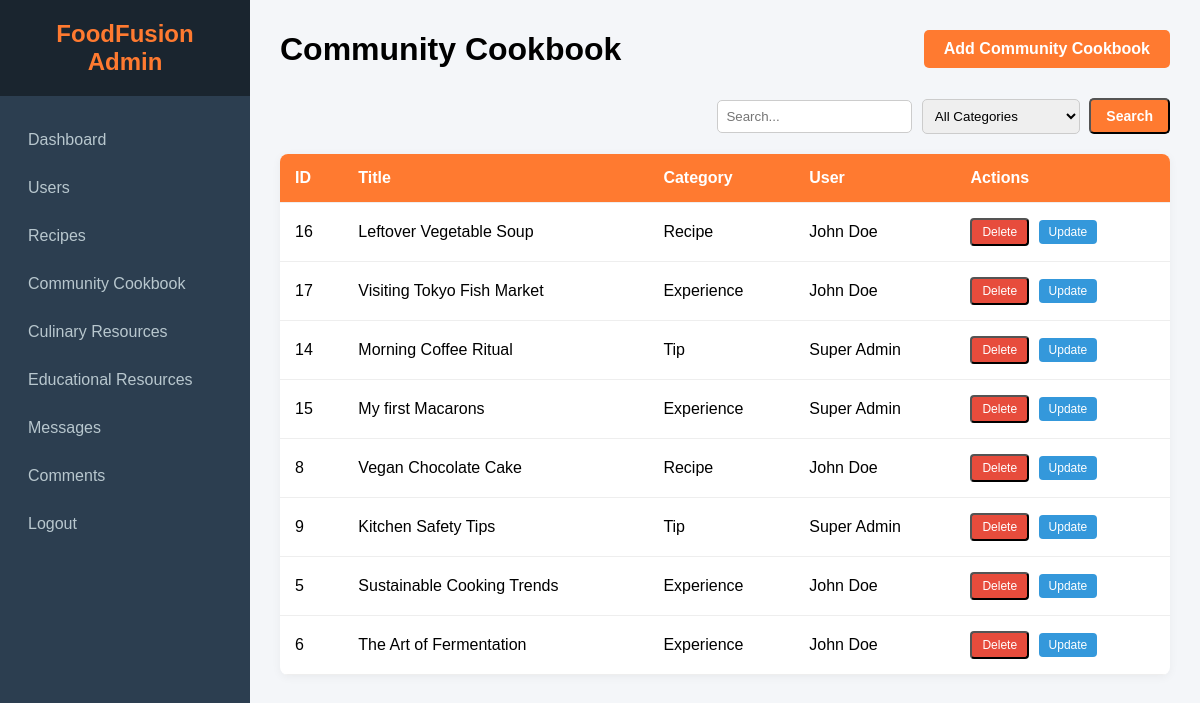
The page /admin/community_cookbook.php (signed in) on the database its author committed.
### tables this page shows
CREATE TABLE `community_cookbook` (
  `id` int(11) NOT NULL,
  `title` varchar(255) NOT NULL,
  `description` text NOT NULL,
  `category` enum('recipe','tip','experience') NOT NULL DEFAULT 'recipe',
  `ingredients` text DEFAULT NULL,
  `content` text DEFAULT NULL,
  `image` varchar(255) DEFAULT NULL,
  `user_id` int(11) DEFAULT NULL,
  `created_at` timestamp NOT NULL DEFAULT current_timestamp()
);

CREATE TABLE `users` (
  `id` int(11) NOT NULL,
  `first_name` varchar(100) NOT NULL,
  `last_name` varchar(100) NOT NULL,
  `email` varchar(255) NOT NULL,
  `password` text NOT NULL,
  `type` varchar(100) DEFAULT 'user',
  `created_at` timestamp NOT NULL DEFAULT current_timestamp()
);

### admin/community_cookbook.php (the view, shortened to what this page needs)
<?php
include("../database/config.php");
?>
<!DOCTYPE html>
<html lang="en">
<head>
    <link rel="stylesheet" href="../css/admin.css">
</head>
<body class="admin-body">
    <?php include("sidebar.php"); ?>
    <div class="main-content">
        <div class="admin-header">
            <h1>Community Cookbook</h1>
            <a href="community_cookbook_create.php" class="admin-btn">Add Community Cookbook</a>
        </div>
        <div style="margin-bottom: 20px; text-align: right;">
            <form method="GET" action="community_cookbook.php" style="display: inline-block;">
                <input type="text" name="search" placeholder="Search..." value="<?php echo isset($_GET['search']) ? htmlspecialchars($_GET['search']) : ''; ?>" style="padding: 8px; margin-right: 5px; border-radius: 5px; border: 1px solid #ccc;">
                <select name="category" style="padding: 8px; margin-right: 5px; border-radius: 5px; border: 1px solid #ccc;">
                    <option value="">All Categories</option>
                </select>
                <button type="submit" class="admin-btn" style="padding: 8px 15px; font-size: 14px;">Search</button>
            </form>
        </div>
        <table class="admin-table">
            <thead>
                <tr>
                    <th>ID</th>
                    <th>Title</th>
                    <th>Category</th>
                    <th>User</th>
                    <th>Actions</th>
                </tr>
            </thead>
            <tbody>
                <?php
                $sql = "SELECT community_cookbook.*, users.first_name, users.last_name FROM community_cookbook LEFT JOIN users ON community_cookbook.user_id = users.id";
                $sql .= " ORDER BY community_cookbook.created_at DESC";
                $result = $connection->query($sql);
                if ($result && $result->num_rows > 0) {
                    while($row = $result->fetch_assoc()) {
                        $user_name = $row['first_name'] ? htmlspecialchars($row['first_name'] . ' ' . $row['last_name']) : 'Unknown';
                        echo "<tr>";
                        echo "<td>" . $row['id'] . "</td>";
                        echo "<td>" . $row['title'] . "</td>";
                        echo "<td>" . ucfirst($row['category']) . "</td>";
                        echo "<td>" . $user_name . "</td>";
                        echo "<td>
                                <form action='../controllers/admin/AdminCommunityController.php' method='POST' style='display:inline;'>
                                    <input type='hidden' name='id' value='" . $row['id'] . "'>
                                    <button type='submit' name='delete_community_recipe' class='admin-action-btn delete' onclick='return confirm(\"Are you sure?\")'>Delete</button>
                                </form>
                                <a href='community_cookbook_edit.php?id=" . $row['id'] . "' class='admin-action-btn edit'>Update</a>
                              </td>";
                        echo "</tr>";
                    }
                } else {
                    echo "<tr><td colspan='5'>No community items found</td></tr>";
                }
                ?>
            </tbody>
        </table>
    </div>
</body>
</html>

### css/admin.css (style rules this page uses)
* { margin: 0; padding: 0; box-sizing: border-box; font-family: Arial, sans-serif; }
body.admin-body { display: flex; background: #f4f6f9; }
.main-content { margin-left: 250px; width: calc(100% - 250px); padding: 30px; transition: 0.3s; }
.admin-table { width: 100%; border-collapse: collapse; background: white; border-radius: 8px; overflow: hidden; box-shadow: 0 2px 10px rgba(0,0,0,0.05); }
.admin-table th, .admin-table td { padding: 15px; text-align: left; border-bottom: 1px solid #eee; }
.admin-table th { background: #FF7A30; color: white; font-weight: 600; }
.admin-header { display: flex; justify-content: space-between; align-items: center; margin-bottom: 30px; }
.admin-btn { padding: 10px 20px; background: #FF7A30; color: white; border-radius: 5px; text-decoration: none; font-weight: bold; }
.admin-action-btn { padding: 5px 10px; border-radius: 4px; text-decoration: none; font-size: 12px; margin-right: 5px; }
.edit { background: #3498db; color: white; }
.delete { background: #e74c3c; color: white; }

### rows shown on the page
community_cookbook: id "16", title "Leftover Vegetable Soup", category "Recipe", user.last_name "John Doe"
community_cookbook: id "17", title "Visiting Tokyo Fish Market", category "Experience", user.last_name "John Doe"
community_cookbook: id "14", title "Morning Coffee Ritual", category "Tip", user.last_name "Super Admin"
community_cookbook: id "15", title "My first Macarons", category "Experience", user.last_name "Super Admin"
community_cookbook: id "8", title "Vegan Chocolate Cake", category "Recipe", user.last_name "John Doe"
community_cookbook: id "9", title "Kitchen Safety Tips", category "Tip", user.last_name "Super Admin"
community_cookbook: id "5", title "Sustainable Cooking Trends", category "Experience", user.last_name "John Doe"
community_cookbook: id "6", title "The Art of Fermentation", category "Experience", user.last_name "John Doe"
